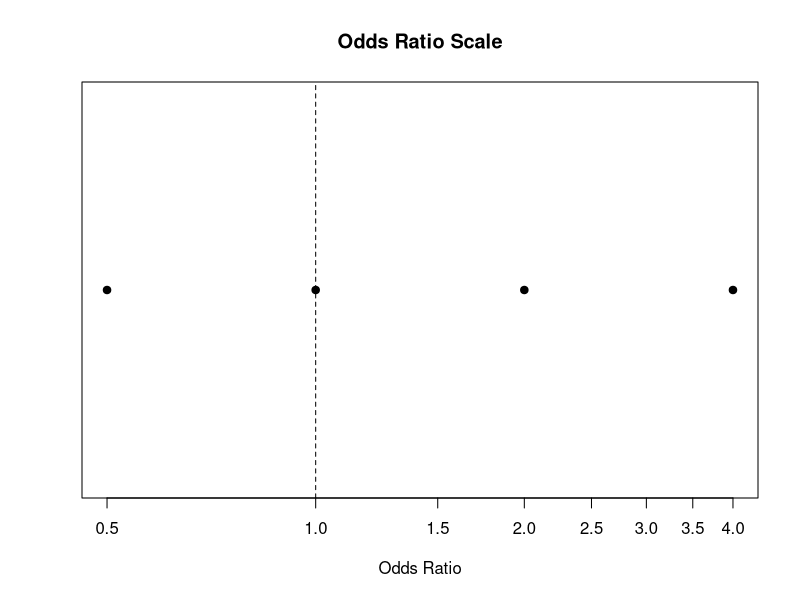

Write R code to recreate this figure.
# Odds Ratio
# Odds ratio measures the strength of association between two categorical variables.


# What is an Odds Ratio?

# Odds ratio compares the odds of an outcome between two groups.

# It is commonly used in:
# Clinical studies
# Case-control studies
# Epidemiology
# Genetic association studies
# Bioinformatics


# Probability vs Odds

# Probability:
# Probability = number of events / total number of observations

# Odds:
# Odds = probability of event / probability of non-event


# Simple Example

probability <- 0.8

odds <- probability / (1 - probability)

probability
odds


# Convert Odds to Probability

odds <- 4

probability <- odds / (1 + odds)

probability


# 2 × 2 Contingency Table

# A common structure is:

#                 Outcome+
#                 Outcome-
#
# Exposed         a        b
# Unexposed       c        d


# Example

table_data <- matrix(
  c(40, 10,
    20, 30),
  nrow = 2,
  byrow = TRUE
)

rownames(table_data) <- c(
  "Exposed",
  "Unexposed"
)

colnames(table_data) <- c(
  "Outcome_Positive",
  "Outcome_Negative"
)

table_data


# Extract Cells

a <- table_data[1, 1]
b <- table_data[1, 2]
c <- table_data[2, 1]
d <- table_data[2, 2]

a
b
c
d


# Calculate Odds in the Exposed Group

odds_exposed <- a / b

odds_exposed


# Calculate Odds in the Unexposed Group

odds_unexposed <- c / d

odds_unexposed


# Calculate Odds Ratio

OR <- odds_exposed / odds_unexposed

OR


# Direct Formula

OR_formula <- (a * d) / (b * c)

OR_formula


# Both Methods Should Match

OR
OR_formula


# Interpretation of Odds Ratio

# OR = 1:
# No association between exposure and outcome.

# OR > 1:
# Higher odds of the outcome in the exposed group.

# OR < 1:
# Lower odds of the outcome in the exposed group.


# Example Interpretation

# If OR = 2:
# The odds of the outcome are twice as high
# in the exposed group compared with the unexposed group.

# If OR = 0.5:
# The odds of the outcome are half as high
# in the exposed group compared with the unexposed group.


# Important:
# Odds ratio compares odds, not probabilities.


# Example with Disease and Mutation

disease <- c(
  "Disease", "Disease", "Disease", "Disease",
  "Disease", "Disease",
  "Control", "Control", "Control", "Control",
  "Control", "Control"
)

mutation <- c(
  "Mutated", "Mutated", "Mutated",
  "Mutated", "Wild-type", "Wild-type",
  "Mutated", "Wild-type", "Wild-type",
  "Wild-type", "Wild-type", "Wild-type"
)

mutation_data <- data.frame(
  disease,
  mutation
)

mutation_data


# Create Contingency Table

mutation_table <- table(
  mutation_data$disease,
  mutation_data$mutation
)

mutation_table


# Reorder the Table if Needed

mutation_table <- mutation_table[
  c("Disease", "Control"),
  c("Mutated", "Wild-type")
]

mutation_table


# Calculate Odds

disease_odds <- mutation_table[
  "Disease",
  "Mutated"
] / mutation_table[
  "Disease",
  "Wild-type"
]

control_odds <- mutation_table[
  "Control",
  "Mutated"
] / mutation_table[
  "Control",
  "Wild-type"
]

disease_odds
control_odds


# Calculate Odds Ratio

OR_mutation <- disease_odds / control_odds

OR_mutation


# Direct Calculation

a <- mutation_table["Disease", "Mutated"]
b <- mutation_table["Disease", "Wild-type"]
c <- mutation_table["Control", "Mutated"]
d <- mutation_table["Control", "Wild-type"]

OR_mutation_formula <- (a * d) / (b * c)

OR_mutation_formula


# Odds Ratio Using Fisher's Exact Test

fisher_result <- fisher.test(
  mutation_table
)

fisher_result


# Fisher's Exact Test Odds Ratio

fisher_result$estimate


# Fisher's Exact Test Confidence Interval

fisher_result$conf.int


# Fisher's Exact Test P-value

fisher_result$p.value


# Why Use Fisher's Exact Test?

# Fisher's exact test is useful when:
# Sample size is small.
# Expected counts are small.
# The contingency table is sparse.

# It provides:
# Odds ratio estimate
# Confidence interval
# P-value


# Confidence Interval for Odds Ratio

# A confidence interval provides a range of plausible values
# for the population odds ratio.

fisher_result$conf.int


# Interpreting the Confidence Interval

# If the confidence interval includes 1:
# The data do not provide strong evidence against
# an odds ratio of 1 at the corresponding confidence level.

# If the entire confidence interval is above 1:
# The association is consistent with higher odds.

# If the entire confidence interval is below 1:
# The association is consistent with lower odds.


# Why is 1 Important?

# For odds ratios:
# OR = 1 represents no association.

# Therefore:
# OR > 1 indicates positive association.
# OR < 1 indicates negative association.


# Log Odds Ratio

# Odds ratios are often analyzed on the log scale.

log_OR <- log(OR_mutation)

log_OR


# Why Use Log Odds?

# The log transforms the OR scale:

# OR = 1 becomes log(OR) = 0
# OR > 1 becomes positive
# OR < 1 becomes negative


# Recover the Odds Ratio

exp(log_OR)


# Confidence Interval on Log Scale

log_CI <- log(
  fisher_result$conf.int
)

log_CI


# Recover the Original Scale

exp(log_CI)


# Odds Ratio vs Risk Ratio

# Odds ratio and risk ratio are different measures.

# Risk:
# Probability of an outcome.

# Odds:
# Probability of outcome divided by probability of non-outcome.

# Odds ratio:
# Ratio of odds between two groups.

# Risk ratio:
# Ratio of probabilities between two groups.


# Calculate Risks

risk_exposed <- a / (a + b)

risk_unexposed <- c / (c + d)

risk_exposed
risk_unexposed


# Risk Ratio

risk_ratio <- risk_exposed / risk_unexposed

risk_ratio


# Compare OR and RR

OR_formula
risk_ratio


# Important Interpretation

# When the outcome is uncommon,
# odds ratios and risk ratios can be numerically similar.

# When the outcome is common,
# the odds ratio can differ substantially from the risk ratio.


# Odds Ratio Is Not Always a Risk Ratio

# Do not write:
# "OR = 2 means twice the risk."

# More accurately:
# "OR = 2 means the odds are twice as high."


# Case-Control Studies

# Odds ratios are especially important in case-control studies.

# In a case-control study:
# Participants are selected based on outcome status.

# The odds ratio can be used to quantify the association
# between an exposure and the outcome.


# Genetic Association Example

# Suppose:
# Exposure = presence of a genetic variant
# Outcome = disease status

genetic_table <- matrix(
  c(
    80, 120,
    40, 160
  ),
  nrow = 2,
  byrow = TRUE
)

rownames(genetic_table) <- c(
  "Variant",
  "No_Variant"
)

colnames(genetic_table) <- c(
  "Disease",
  "Control"
)

genetic_table


# Fisher's Exact Test

genetic_fisher <- fisher.test(
  genetic_table
)

genetic_fisher


# Odds Ratio

genetic_fisher$estimate


# Confidence Interval

genetic_fisher$conf.int


# P-value

genetic_fisher$p.value


# Biological Interpretation

# Suppose OR > 1:
# The genetic variant is associated with higher odds
# of the disease in this dataset.

# Suppose OR < 1:
# The genetic variant is associated with lower odds
# of the disease in this dataset.

# This does not automatically establish:
# Causation
# Biological mechanism
# Clinical usefulness


# Statistical vs Biological Significance

# A large OR can have a wide confidence interval
# when the sample size is small.

# A small OR can be statistically significant
# in a very large dataset.

# Therefore consider:
# Effect size
# Confidence interval
# P-value
# Sample size
# Study design
# Biological context


# Association vs Causation

# An odds ratio describes an association.

# It does not automatically prove that
# the exposure causes the outcome.

# Possible explanations include:
# Confounding
# Selection bias
# Measurement bias
# Reverse causation
# Chance


# Confounding Example

# Suppose a biomarker is associated with disease.

# Age may be related to both:
# Biomarker level
# Disease status

# The observed odds ratio may partly reflect age.

# Additional statistical adjustment may be needed.


# Multiple Testing

# In bioinformatics, thousands of associations may be tested.

# Example:
# One genetic variant × one disease
# Many genetic variants × one disease

# If many tests are performed,
# p-values may need multiple-testing correction.


# Example Multiple Testing

p_values <- c(
  0.001,
  0.02,
  0.04,
  0.20,
  0.50
)

adjusted_p <- p.adjust(
  p_values,
  method = "BH"
)

data.frame(
  p_value = p_values,
  FDR = adjusted_p
)


# Reporting an Odds Ratio

# A useful report includes:

# Odds ratio
# Confidence interval
# P-value
# Sample size
# Definition of exposure
# Definition of outcome


# Example Reporting Structure

# "The exposure was associated with higher odds
# of the outcome (OR = X, 95% CI = X-X, p = X)."


# Do Not Overinterpret

# Avoid:
# "The exposure causes the disease."

# Prefer:
# "The exposure was associated with higher odds of the disease."


# Visualization

# Simple odds ratio visualization

OR_values <- c(
  0.5,
  1,
  2,
  4
)

plot(
  OR_values,
  rep(1, length(OR_values)),
  log = "x",
  pch = 19,
  xlab = "Odds Ratio",
  ylab = "",
  yaxt = "n",
  main = "Odds Ratio Scale"
)

abline(
  v = 1,
  lty = 2
)


# Interpretation of the OR Plot

# The vertical line at OR = 1 represents no association.

# Values to the right:
# Higher odds.

# Values to the left:
# Lower odds.


# Odds Ratio Workflow

# 1. Define the exposure.
# 2. Define the outcome.
# 3. Create a 2 × 2 contingency table.
# 4. Check the table orientation.
# 5. Calculate the odds in each group.
# 6. Calculate the odds ratio.
# 7. Obtain a confidence interval.
# 8. Perform an appropriate statistical test.
# 9. Examine the p-value.
# 10. Consider study design and possible confounding.
# 11. Interpret the OR in biological context.


# Common Mistakes

# Mistake 1:
# Confusing odds with probability.

# Mistake 2:
# Interpreting OR as risk ratio.

# Mistake 3:
# Forgetting that OR = 1 represents no association.

# Mistake 4:
# Ignoring the confidence interval.

# Mistake 5:
# Interpreting association as causation.

# Mistake 6:
# Ignoring the orientation of the 2 × 2 table.

# Mistake 7:
# Reporting only the p-value.

# Mistake 8:
# Ignoring confounding and study design.

# Mistake 9:
# Ignoring multiple testing in large-scale bioinformatics analyses.


# Key Takeaways

# Odds describe the ratio of an event probability
# to a non-event probability.

# Odds ratio compares odds between two groups.

# OR = 1 indicates no association.

# OR > 1 indicates higher odds in the exposed group.

# OR < 1 indicates lower odds in the exposed group.

# Confidence intervals show uncertainty around the OR.

# Fisher's exact test can provide an OR, confidence interval, and p-value.

# Odds ratio is especially important in case-control studies.

# OR is not the same as risk ratio.

# An odds ratio describes association and does not by itself establish causation.
